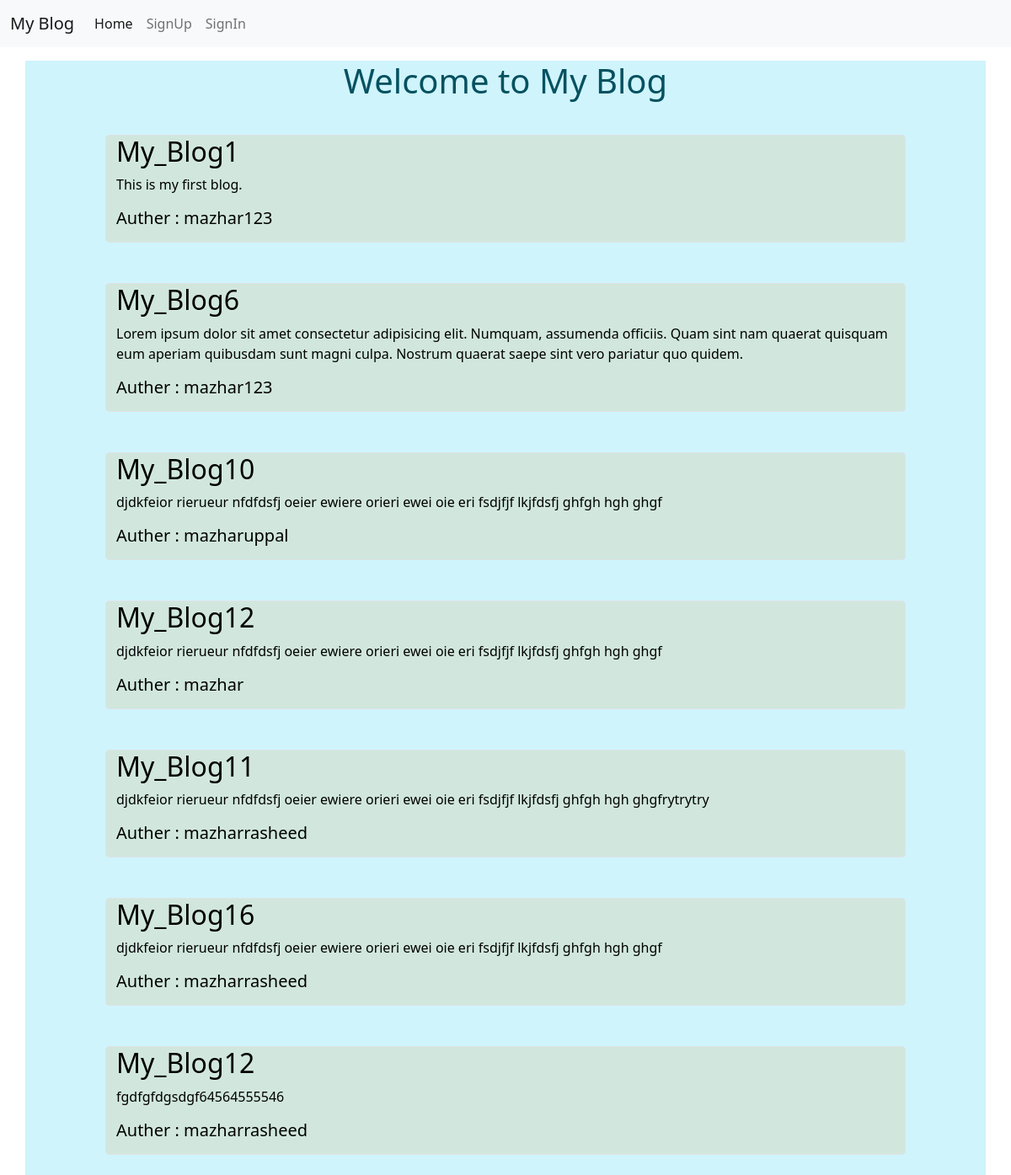
Before: / with the older database file.
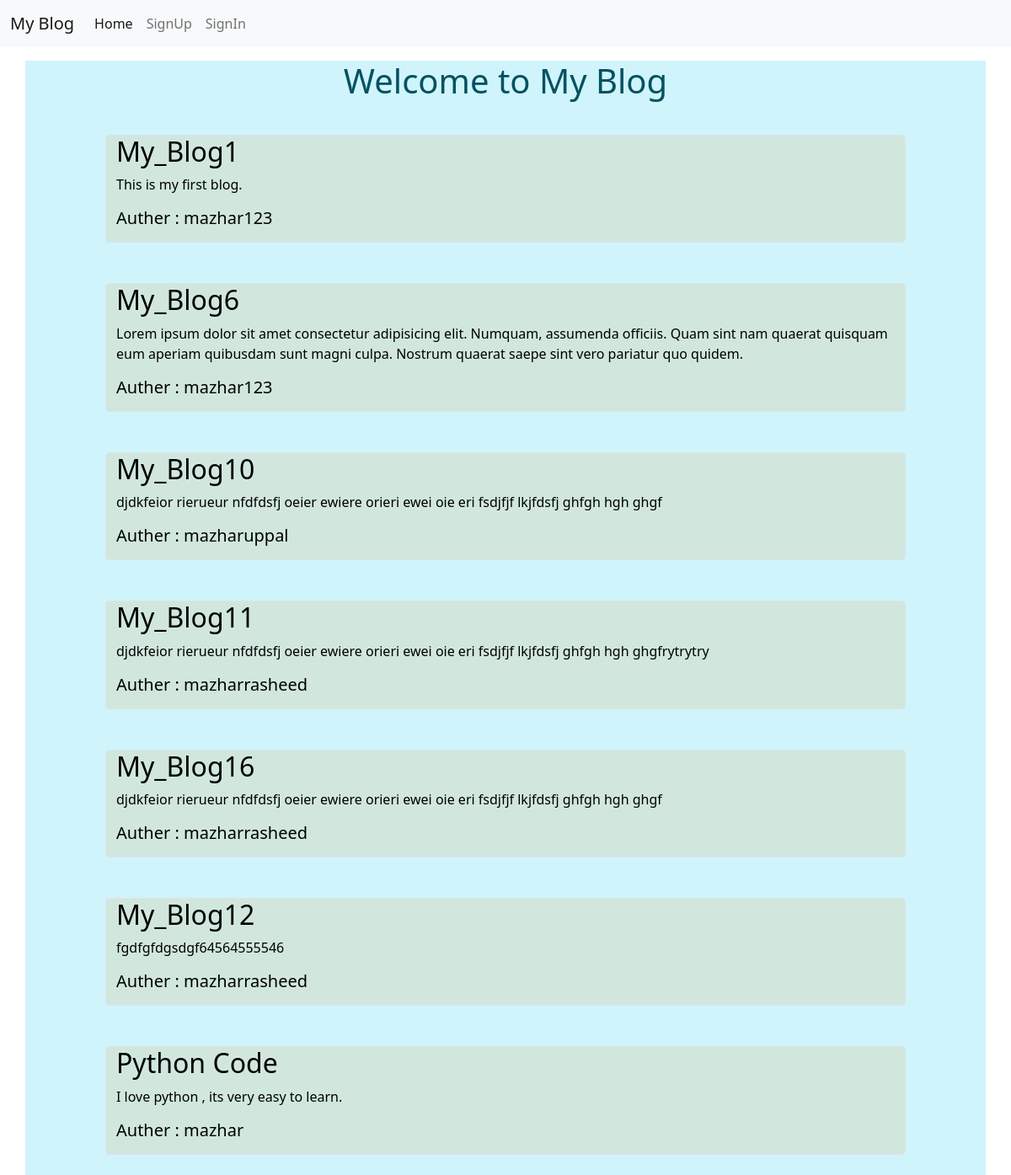
After: the same page with the newer database file.
### home/models.py (models this page shows)
class Blog(models.Model):
    title=models.CharField(max_length=100)
    description=models.CharField(max_length=300)
    user=models.ForeignKey(User,on_delete=models.RESTRICT,default=2)

### home/views.py (the view)
# urls.py: path('', views.index,name="index"),
def index(request):
  myblog=Blog.objects.all()
  data={'myblog':myblog}
  return render(request,'index.html',data)

### templates/index.html
{% extends 'base.html' %}
{% block content %}
<div class="container justify-content-center alert-info">
  <h1 class="m-3 text-center">Welcome to My Blog</h1>
  <div class="row justify-content-center ">
    {% for blog in myblog %}
    <div class="col-10 border rounded-3 m-4 alert-success ">
      <a style="text-decoration: none;color:black" href="{% url 'detail' id=blog.id %} ">
        <h2>{{blog.title}} </h2>
        <p>{{blog.description}}
          <h5>Auther : {{blog.user}}</h5>
        </p>
      </a>
    </div>
    {% endfor %}
  </div>
</div>
{% endblock content %}

Changed rows visible on the page:
removed Blog: title "My_Blog12", description "djdkfeior rierueur nfdfdsfj oeier ewiere orieri ewei oie eri fsdjfjf lkjfdsfj ghfgh hgh ghgf", user "mazhar"
added Blog: title "Python Code", description "I love python , its very easy to learn.", user "mazhar"
